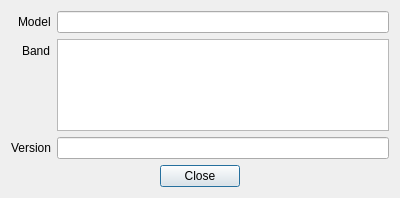
<?xml version="1.0" encoding="UTF-8"?>
<ui version="4.0">
 <class>DeviceInformationDialog</class>
 <widget class="QDialog" name="DeviceInformationDialog">
  <property name="geometry">
   <rect>
    <x>0</x>
    <y>0</y>
    <width>400</width>
    <height>198</height>
   </rect>
  </property>
  <property name="windowTitle">
   <string>Device Information</string>
  </property>
  <layout class="QVBoxLayout" name="verticalLayout">
   <item>
    <layout class="QFormLayout" name="formLayout">
     <property name="labelAlignment">
      <set>Qt::AlignmentFlag::AlignRight|Qt::AlignmentFlag::AlignTrailing|Qt::AlignmentFlag::AlignVCenter</set>
     </property>
     <item row="0" column="0">
      <widget class="QLabel" name="label">
       <property name="text">
        <string>Model</string>
       </property>
      </widget>
     </item>
     <item row="0" column="1">
      <widget class="QLineEdit" name="modelTxt">
       <property name="alignment">
        <set>Qt::AlignmentFlag::AlignCenter</set>
       </property>
      </widget>
     </item>
     <item row="1" column="0">
      <widget class="QLabel" name="label_2">
       <property name="text">
        <string>Band</string>
       </property>
      </widget>
     </item>
     <item row="2" column="0">
      <widget class="QLabel" name="label_3">
       <property name="text">
        <string>Version</string>
       </property>
      </widget>
     </item>
     <item row="2" column="1">
      <widget class="QLineEdit" name="versionTxt">
       <property name="alignment">
        <set>Qt::AlignmentFlag::AlignCenter</set>
       </property>
      </widget>
     </item>
     <item row="1" column="1">
      <widget class="QTextEdit" name="bandTxt">
       <property name="readOnly">
        <bool>true</bool>
       </property>
      </widget>
     </item>
    </layout>
   </item>
   <item>
    <widget class="QDialogButtonBox" name="buttonBox">
     <property name="orientation">
      <enum>Qt::Orientation::Horizontal</enum>
     </property>
     <property name="standardButtons">
      <set>QDialogButtonBox::StandardButton::Close</set>
     </property>
     <property name="centerButtons">
      <bool>true</bool>
     </property>
    </widget>
   </item>
  </layout>
 </widget>
 <resources/>
 <connections>
  <connection>
   <sender>buttonBox</sender>
   <signal>accepted()</signal>
   <receiver>DeviceInformationDialog</receiver>
   <slot>accept()</slot>
   <hints>
    <hint type="sourcelabel">
     <x>248</x>
     <y>254</y>
    </hint>
    <hint type="destinationlabel">
     <x>157</x>
     <y>274</y>
    </hint>
   </hints>
  </connection>
  <connection>
   <sender>buttonBox</sender>
   <signal>rejected()</signal>
   <receiver>DeviceInformationDialog</receiver>
   <slot>reject()</slot>
   <hints>
    <hint type="sourcelabel">
     <x>316</x>
     <y>260</y>
    </hint>
    <hint type="destinationlabel">
     <x>286</x>
     <y>274</y>
    </hint>
   </hints>
  </connection>
 </connections>
</ui>
